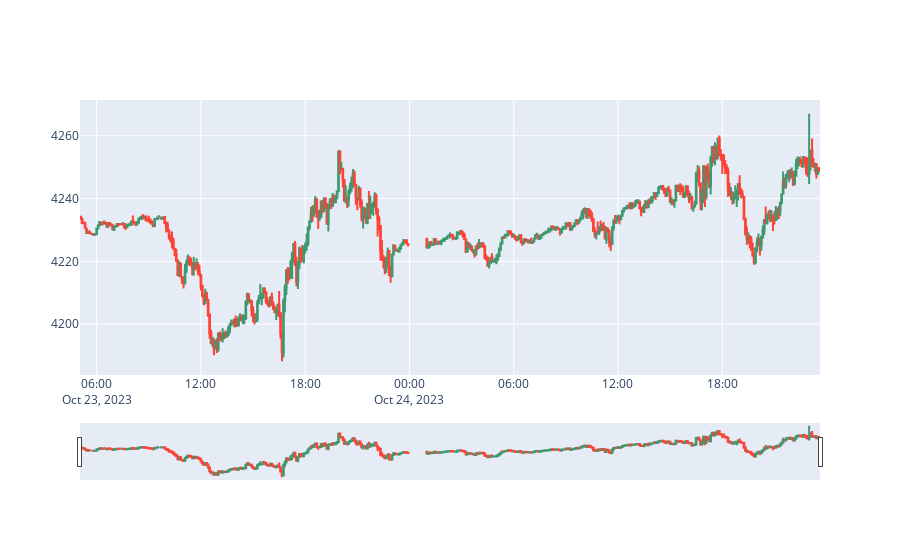

This figure's notebook cell:
### Code cell
fig = go.Figure(data=[go.Candlestick(x=bars3['time'],
                open=bars3['open'],
                high=bars3['high'],
                low=bars3['low'],
                close=bars3['close'])])

fig.show()

### Figure 1 — Plotly figure (JSON) as saved in the notebook; plotly's stock layout.template omitted (floating-point values rounded to 4 significant figures; data arrays with more than 128 entries replaced by an {"elided": "..."} marker saying what was removed)
{"data": [{"close": {"elided": "499 float values"}, "high": {"elided": "499 float values"}, "low": {"elided": "499 float values"}, "open": {"elided": "499 float values"}, "type": "candlestick", "x": {"elided": "499 str values"}}], "layout": {}}
